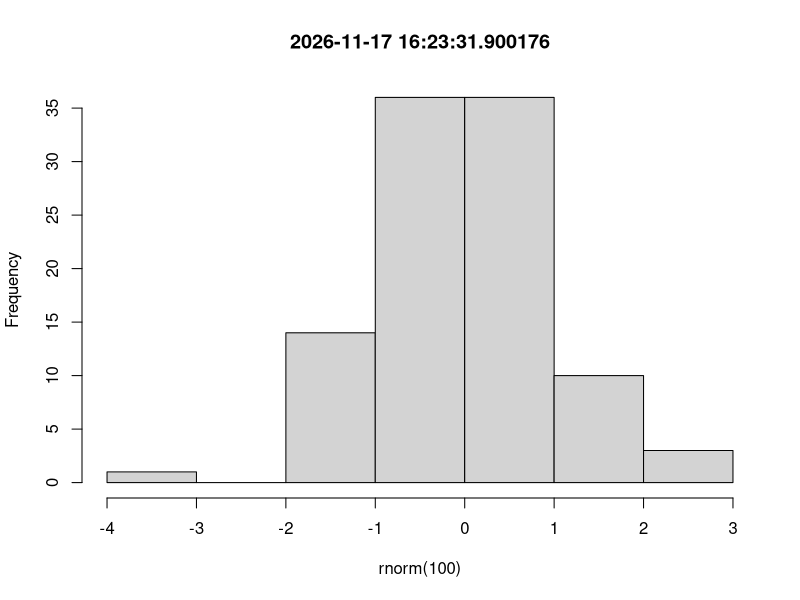

The R script that drew this image:
myFile <- file.path(Sys.getenv('R_SCRIPT_FOLDER_PREFIX'), 'static', 'myPlot.png')
png(filename=myFile)

hist(rnorm(100), main = Sys.time())

invisible(dev.off())